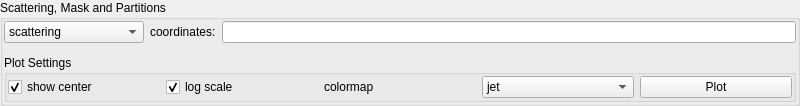
       <widget class="QGroupBox" name="groupBox_5">
        <property name="sizePolicy">
         <sizepolicy hsizetype="Expanding" vsizetype="Minimum">
          <horstretch>1</horstretch>
          <verstretch>1</verstretch>
         </sizepolicy>
        </property>
        <property name="minimumSize">
         <size>
          <width>800</width>
          <height>0</height>
         </size>
        </property>
        <property name="title">
         <string>Scattering, Mask and Partitions</string>
        </property>
        <layout class="QGridLayout" name="gridLayout">
         <property name="leftMargin">
          <number>1</number>
         </property>
         <property name="topMargin">
          <number>1</number>
         </property>
         <property name="rightMargin">
          <number>1</number>
         </property>
         <property name="bottomMargin">
          <number>1</number>
         </property>
         <item row="0" column="0">
          <widget class="QComboBox" name="plot_index">
           <property name="sizePolicy">
            <sizepolicy hsizetype="Fixed" vsizetype="Fixed">
             <horstretch>0</horstretch>
             <verstretch>0</verstretch>
            </sizepolicy>
           </property>
           <item>
            <property name="text">
             <string>scattering</string>
            </property>
           </item>
           <item>
            <property name="text">
             <string>scattering * mask</string>
            </property>
           </item>
           <item>
            <property name="text">
             <string>mask</string>
            </property>
           </item>
           <item>
            <property name="text">
             <string>dynamic_q_partition</string>
            </property>
           </item>
           <item>
            <property name="text">
             <string>static_q_partition</string>
            </property>
           </item>
           <item>
            <property name="text">
             <string>preview</string>
            </property>
           </item>
          </widget>
         </item>
         <item row="0" column="1">
          <widget class="QLabel" name="label_11">
           <property name="sizePolicy">
            <sizepolicy hsizetype="Fixed" vsizetype="Preferred">
             <horstretch>0</horstretch>
             <verstretch>0</verstretch>
            </sizepolicy>
           </property>
           <property name="text">
            <string>coordinates:</string>
           </property>
          </widget>
         </item>
         <item row="0" column="2">
          <widget class="QLineEdit" name="infobar"/>
         </item>
         <item row="1" column="0" colspan="3">
          <widget class="ImageViewROI" name="mp1" native="true">
           <property name="sizePolicy">
            <sizepolicy hsizetype="Expanding" vsizetype="Expanding">
             <horstretch>4</horstretch>
             <verstretch>0</verstretch>
            </sizepolicy>
           </property>
           <property name="minimumSize">
            <size>
             <width>400</width>
             <height>0</height>
            </size>
           </property>
          </widget>
         </item>
         <item row="2" column="0" colspan="3">
          <widget class="QGroupBox" name="groupBox_4">
           <property name="sizePolicy">
            <sizepolicy hsizetype="Minimum" vsizetype="Fixed">
             <horstretch>0</horstretch>
             <verstretch>0</verstretch>
            </sizepolicy>
           </property>
           <property name="title">
            <string>Plot Settings</string>
           </property>
           <layout class="QGridLayout" name="gridLayout_3">
            <property name="leftMargin">
             <number>1</number>
            </property>
            <property name="topMargin">
             <number>1</number>
            </property>
            <property name="rightMargin">
             <number>1</number>
            </property>
            <property name="bottomMargin">
             <number>1</number>
            </property>
            <item row="0" column="0">
             <widget class="QCheckBox" name="plot_center">
              <property name="text">
               <string>show center</string>
              </property>
              <property name="checked">
               <bool>true</bool>
              </property>
             </widget>
            </item>
            <item row="0" column="1">
             <widget class="QCheckBox" name="plot_log">
              <property name="text">
               <string>log scale</string>
              </property>
              <property name="checked">
               <bool>true</bool>
              </property>
             </widget>
            </item>
            <item row="0" column="3">
             <widget class="QComboBox" name="plot_cmap">
              <property name="sizePolicy">
               <sizepolicy hsizetype="Minimum" vsizetype="Fixed">
                <horstretch>0</horstretch>
                <verstretch>0</verstretch>
               </sizepolicy>
              </property>
              <item>
               <property name="text">
                <string>jet</string>
               </property>
              </item>
              <item>
               <property name="text">
                <string>cool</string>
               </property>
              </item>
              <item>
               <property name="text">
                <string>ocean</string>
               </property>
              </item>
              <item>
               <property name="text">
                <string>prism</string>
               </property>
              </item>
              <item>
               <property name="text">
                <string>coolwarm</string>
               </property>
              </item>
              <item>
               <property name="text">
                <string>seismic</string>
               </property>
              </item>
              <item>
               <property name="text">
                <string>gray</string>
               </property>
              </item>
              <item>
               <property name="text">
                <string>viridis</string>
               </property>
              </item>
              <item>
               <property name="text">
                <string>inferno</string>
               </property>
              </item>
              <item>
               <property name="text">
                <string>plasma</string>
               </property>
              </item>
              <item>
               <property name="text">
                <string>magma</string>
               </property>
              </item>
             </widget>
            </item>
            <item row="0" column="4">
             <widget class="QPushButton" name="btn_plot">
              <property name="text">
               <string>Plot</string>
              </property>
             </widget>
            </item>
            <item row="0" column="2">
             <widget class="QLabel" name="label_45">
              <property name="text">
               <string>colormap</string>
              </property>
             </widget>
            </item>
           </layout>
          </widget>
         </item>
        </layout>
       </widget>
